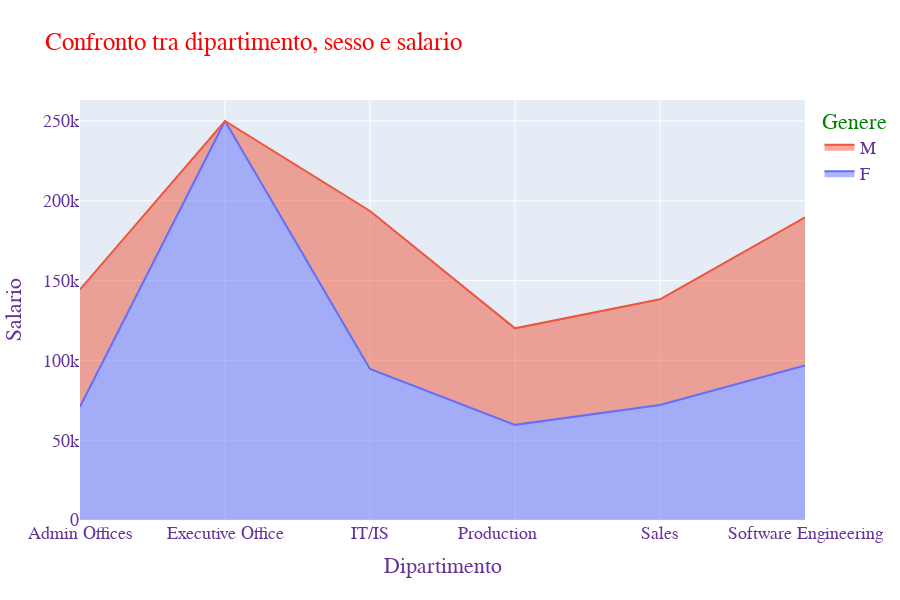

Notebook cell for this chart:
### Markdown cell above
#### **_<a id='G10'></a><font color='gold'>Grafico 10: Confronto tra dipartimento, sesso e salario </font>_**
In questo grafico possiamo osservare il rapporto tra il *salario medio* e il *dipartimento* in relazione con il *sesso* degli impiegati. Non sono presenti impiegati di sesso maschile nella categoria "Executive Office". Inoltre il salario più alto, 250.000 dollari, è assegnato a quella categoria in quanto rappresenta quella in cui è presente unicamente la CEO, la quale è una donna. Per il resto dei dipartimenti lo stipendio medio sembra essere  abbastanza uniforme per entrambi i sessi.

### Code cell
demostack=pd.crosstab(df['Department'], df['Sex'],values=df['Salary'],aggfunc=np.average)
data2=[]
for x in demostack.columns:
    data2.append(go.Scatter(name=str(x), x=demostack.index, y=demostack[x],stackgroup='one'))
sala_dep=go.Figure(data2)
sala_dep.update_layout(width=900, height=600,title='Confronto tra dipartimento, sesso e salario', xaxis_title="Dipartimento",
    yaxis_title="Salario", font=dict(
        family="Helvetica, monospace",
        size=18,
        color="RebeccaPurple"
    ),title_font_color="red", legend_title="Genere", legend_title_font_color="green")
sala_dep.show()

### Figure 1 — Plotly figure (JSON) as saved in the notebook; plotly's stock layout.template omitted (floating-point values rounded to 4 significant figures)
{"data": [{"name": "F", "stackgroup": "one", "type": "scatter", "x": ["Admin Offices", "Executive Office", "IT/IS", "Production       ", "Sales", "Software Engineering"], "y": [70930.0, 250000, 94593, 59620.0, 72020.0, 96910.0]}, {"name": "M ", "stackgroup": "one", "type": "scatter", "x": ["Admin Offices", "Executive Office", "IT/IS", "Production       ", "Sales", "Software Engineering"], "y": [73523, null, 99010.0, 60460.0, 66290.0, 92690.0]}], "layout": {"font": {"color": "RebeccaPurple", "family": "Helvetica, monospace", "size": 18}, "height": 600, "legend": {"title": {"font": {"color": "green"}, "text": "Genere"}}, "title": {"font": {"color": "red"}, "text": "Confronto tra dipartimento, sesso e salario"}, "width": 900, "xaxis": {"title": {"text": "Dipartimento"}}, "yaxis": {"title": {"text": "Salario"}}}}
